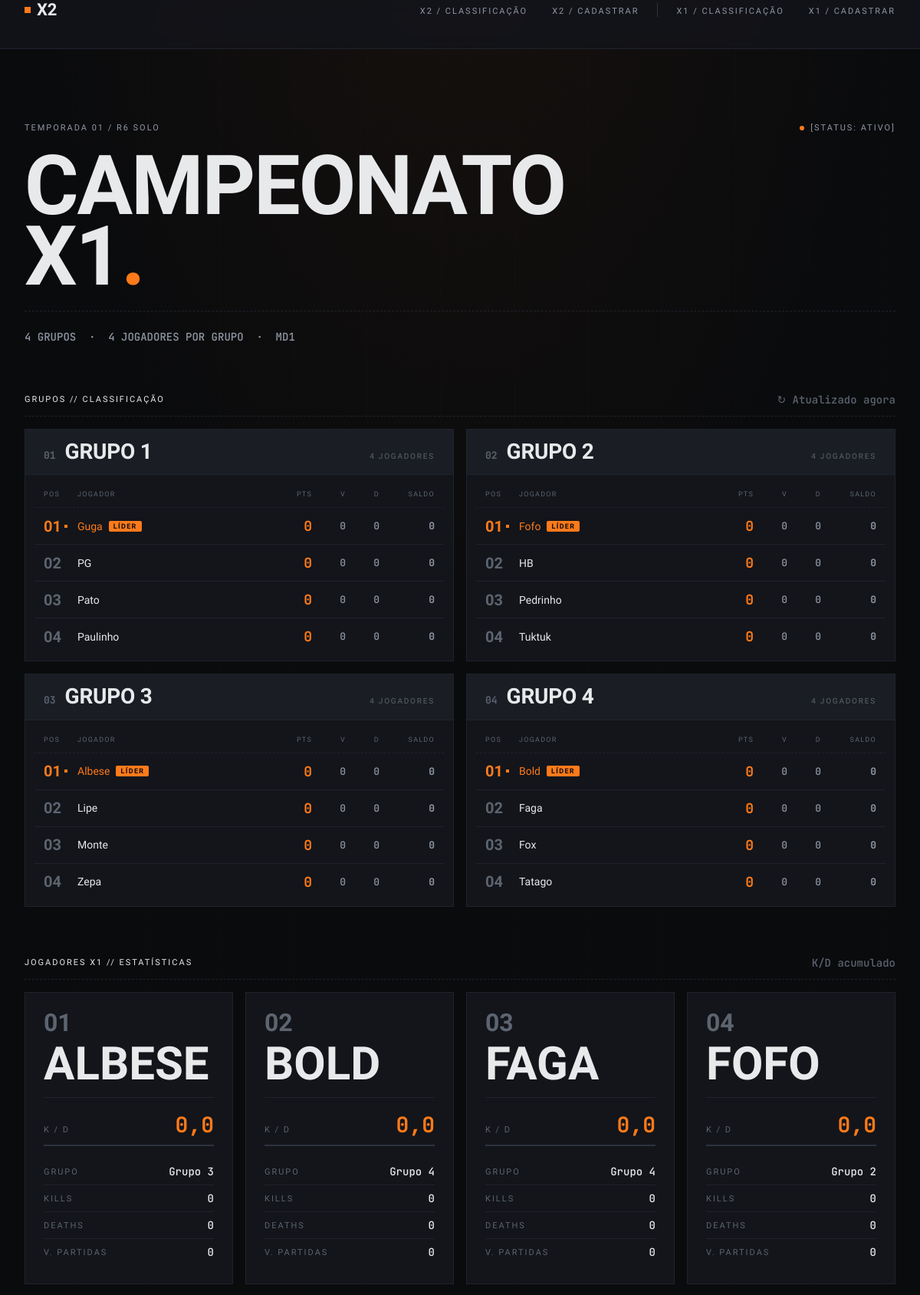
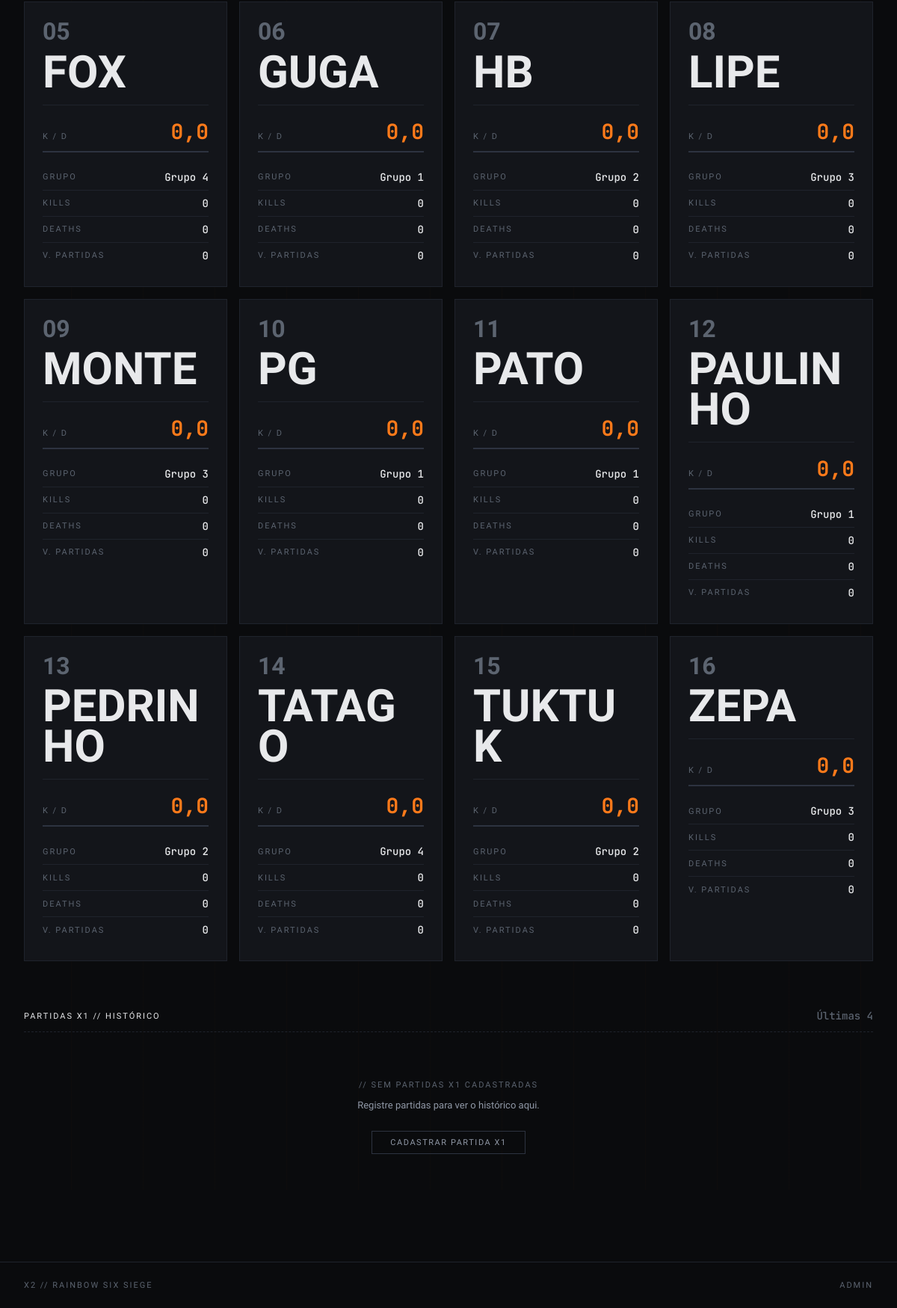
Screenshot of /x1/ with the database file from the repository (2 pictures, top to bottom).
### core/models.py (models this page shows, shortened)
class GroupX1(models.Model):
    nome = models.CharField(max_length=20, unique=True)
    ordem = models.IntegerField(default=0)
    class Meta:
        verbose_name = 'Grupo X1'
        verbose_name_plural = 'Grupos X1'
        ordering = ['ordem', 'nome']
    def jogadores_classificados(self):
        players = list(self.jogadores.all())
        players.sort(key=lambda p: (-p.x1_pontos, -p.x1_saldo_rounds, -p.x1_rounds_ganhos))
        return players

class Player(models.Model):
    nome = models.CharField(max_length=50, unique=True)
    grupo_x1 = models.ForeignKey(
        GroupX1,
        on_delete=models.SET_NULL,
        null=True,
        blank=True,
        related_name='jogadores',
    )
    class Meta:
        verbose_name = 'Jogador'
        verbose_name_plural = 'Jogadores'
        ordering = ['nome']
    def _x1_partidas_finalizadas(self):
        return X1Match.objects.filter(
            Q(jogador1=self) | Q(jogador2=self),
            tipo='PONTOS_CORRIDOS',
        )
    @property
    def x1_kills(self):
        return self.x1_match_stats.aggregate(total=Sum('kills'))['total'] or 0
    @property
    def x1_deaths(self):
        return self.x1_match_stats.aggregate(total=Sum('deaths'))['total'] or 0
    @property
    def x1_kd_ratio(self):
        d = self.x1_deaths
        if d == 0:
            return float(self.x1_kills)
        return round(self.x1_kills / d, 2)
    @property
    def x1_partidas_jogadas(self):
        return self._x1_partidas_finalizadas().count()
    @property
    def x1_vitorias(self):
        count = 0
        for m in self._x1_partidas_finalizadas():
            if m.vencedor() == self:
                count += 1
        return count
    @property
    def x1_derrotas(self):
        return self.x1_partidas_jogadas - self.x1_vitorias
    @property
    def x1_pontos(self):
        total = 0
        for m in self._x1_partidas_finalizadas():
            if m.jogador1_id == self.id:
                total += m.pontos_jogador1()
            else:
                total += m.pontos_jogador2()
        return total
    @property
    def x1_rounds_ganhos(self):
        total = 0
        for m in self._x1_partidas_finalizadas():
            if m.jogador1_id == self.id:
                total += m.rounds_jogador1
            else:
                total += m.rounds_jogador2
        return total
    @property
    def x1_rounds_perdidos(self):
        total = 0
        for m in self._x1_partidas_finalizadas():
            if m.jogador1_id == self.id:
                total += m.rounds_jogador2
            else:
                total += m.rounds_jogador1
        return total
    @property
    def x1_saldo_rounds(self):
        return self.x1_rounds_ganhos - self.x1_rounds_perdidos

### core/views.py (the view, shortened to what this page needs)
# urls.py: path('x1/', views.home_x1, name='home_x1'),
def home_x1(request):
    grupos_qs = GroupX1.objects.prefetch_related('jogadores').all()
    grupos = []
    for g in grupos_qs:
        grupos.append({
            'grupo': g,
            'jogadores': g.jogadores_classificados(),
        })
    players = list(Player.objects.exclude(grupo_x1__isnull=True))
    players.sort(key=lambda p: -p.x1_kd_ratio)
    recent_qs = (
        X1Match.objects
        .filter(tipo='PONTOS_CORRIDOS')
        .select_related('jogador1', 'jogador2')
        .prefetch_related('stats__jogador')
        .order_by('-data')[:4]
    )
    match_data = []
    return render(request, 'core/home_x1.html', {
        'grupos': grupos,
        'players': players,
        'match_data': match_data,
    })

### core/templates/core/home_x1.html (shortened to what this page needs)
{% extends 'core/base.html' %}
{% block content %}
<section class="hero" aria-label="Cabeçalho do campeonato X1">
  <div class="hero__eyebrow" data-reveal="0">
    <span class="t-eyebrow hero__eyebrow-left">Temporada 01 / R6 Solo</span>
    <span class="status-badge">
      <span class="status-dot" aria-hidden="true"></span>
      <span class="t-eyebrow">[Status: Ativo]</span>
    </span>
  </div>
  <h1 class="t-display-xl hero__title" data-reveal="1">
    CAMPEONATO<br>X1<span class="accent-dot">.</span>
  </h1>
  <hr class="divider-stencil hero__divider" data-reveal="2" aria-hidden="true">
  <p class="t-mono hero__meta" data-reveal="3">
    4 GRUPOS&nbsp;&nbsp;·&nbsp;&nbsp;4 JOGADORES POR GRUPO&nbsp;&nbsp;·&nbsp;&nbsp;MD1
  </p>
</section>
<section class="section" aria-labelledby="heading-grupos">
  <div class="section-head">
    <h2 class="t-eyebrow section-head__title" id="heading-grupos">Grupos // Classificação</h2>
    <span class="t-mono section-head__meta">↻ Atualizado agora</span>
  </div>
  <hr class="divider-stencil" style="margin-bottom: var(--space-4);" aria-hidden="true">
  {% if grupos %}
    <div class="groups-grid">
      {% for g in grupos %}
        <article class="group-card" aria-label="Classificação do {{ g.grupo.nome }}">
          <header class="group-card__head">
            <p class="t-mono group-card__num">{{ forloop.counter|stringformat:"02d" }}</p>
            <h3 class="t-display-md group-card__title">{{ g.grupo.nome|upper }}</h3>
            <span class="t-eyebrow group-card__count">{{ g.jogadores|length }} jogador{{ g.jogadores|length|pluralize:"es" }}</span>
          </header>
          {% if g.jogadores %}
            <div class="group-table" role="table">
              <div class="group-table__head" role="row">
                <div role="columnheader">Pos</div>
                <div role="columnheader">Jogador</div>
                <div role="columnheader" style="text-align:right">Pts</div>
                <div role="columnheader" style="text-align:right">V</div>
                <div role="columnheader" style="text-align:right">D</div>
                <div role="columnheader" style="text-align:right">Saldo</div>
              </div>
              {% for player in g.jogadores %}
                <div class="gr {% if forloop.first %}gr--leader{% endif %}" role="row">
                  <div class="gr__pos" role="cell">
                    <span class="gr__pos-num">{{ forloop.counter|stringformat:"02d" }}</span>
                    {% if forloop.first %}<span class="gr__lead-dot" aria-hidden="true"></span>{% endif %}
                  </div>
                  <div class="gr__name" role="cell">
                    <span class="gr__name-text">{{ player.nome }}</span>
                    {% if forloop.first %}<span class="badge-lead">Líder</span>{% endif %}
                  </div>
                  <div class="gr__pts t-mono-lg" role="cell">{{ player.x1_pontos }}</div>
                  <div class="gr__stat t-mono" role="cell">{{ player.x1_vitorias }}</div>
                  <div class="gr__stat t-mono" role="cell">{{ player.x1_derrotas }}</div>
                  <div class="gr__sld {% if player.x1_saldo_rounds > 0 %}sld-pos{% elif player.x1_saldo_rounds < 0 %}sld-neg{% endif %}"
                       role="cell">
                    {% if player.x1_saldo_rounds > 0 %}+{% endif %}{{ player.x1_saldo_rounds }}
                  </div>
                </div>
              {% endfor %}
            </div>
          {% else %}
            <p class="group-card__empty t-mono">// Sem jogadores no grupo</p>
          {% endif %}
        </article>
      {% endfor %}
    </div>
  {% else %}
    <div class="empty-state">
      <p class="t-eyebrow empty-state__title">// Sem grupos cadastrados</p>
      <p class="t-body-sm empty-state__desc">Cadastre os grupos e atribua jogadores pelo painel administrativo para iniciar o X1.</p>
      <a href="/admin/" class="btn-outline t-eyebrow">Abrir Admin</a>
    </div>
  {% endif %}
</section>
<section class="section" aria-labelledby="heading-jogadores-x1">
  <div class="section-head">
    <h2 class="t-eyebrow section-head__title" id="heading-jogadores-x1">Jogadores X1 // Estatísticas</h2>
    <span class="t-mono section-head__meta">K/D acumulado</span>
  </div>
  <hr class="divider-stencil" style="margin-bottom: var(--space-4);" aria-hidden="true">
  {% if players %}
    <div class="players-grid">
      {% for player in players %}
        <article class="player-card" data-kd="{{ player.x1_kd_ratio }}">
          <p class="t-display-md player-card__rank">{{ forloop.counter|stringformat:"02d" }}</p>
          <h3 class="t-display-lg player-card__name">{{ player.nome|upper }}</h3>
          <hr class="player-card__divider" aria-hidden="true">
          <div class="player-card__kd-row">
            <span class="t-eyebrow player-card__kd-label">K / D</span>
            <span class="t-mono-lg player-card__kd-value">{{ player.x1_kd_ratio }}</span>
          </div>
          <div class="kd-bar-track" aria-hidden="true">
          </div>
          <dl>
            <div class="player-card__stat">
              <dt class="t-eyebrow player-card__stat-label">Grupo</dt>
              <dd class="t-mono player-card__stat-value">{{ player.grupo_x1.nome|default:"—" }}</dd>
            </div>
            <div class="player-card__stat">
              <dt class="t-eyebrow player-card__stat-label">Kills</dt>
              <dd class="t-mono player-card__stat-value">{{ player.x1_kills }}</dd>
            </div>
            <div class="player-card__stat">
              <dt class="t-eyebrow player-card__stat-label">Deaths</dt>
              <dd class="t-mono player-card__stat-value">{{ player.x1_deaths }}</dd>
            </div>
            <div class="player-card__stat">
              <dt class="t-eyebrow player-card__stat-label">V. Partidas</dt>
              <dd class="t-mono player-card__stat-value">{{ player.x1_vitorias }}</dd>
            </div>
          </dl>
        </article>
      {% endfor %}
    </div>
  {% else %}
    <div class="empty-state" style="padding: var(--space-7) 0;">
      <p class="t-eyebrow empty-state__title">// Sem jogadores nos grupos</p>
      <p class="t-body-sm empty-state__desc">Atribua jogadores aos grupos pelo painel administrativo.</p>
    </div>
  {% endif %}
</section>
<section class="section" aria-labelledby="heading-historico-x1">
  <div class="section-head">
    <h2 class="t-eyebrow section-head__title" id="heading-historico-x1">Partidas X1 // Histórico</h2>
    <span class="t-mono section-head__meta">Últimas 4</span>
  </div>
  <hr class="divider-stencil" style="margin-bottom: var(--space-4);" aria-hidden="true">
  {% if match_data %}
    <div class="match-history-grid">
      {% for md in match_data %}
        {% with m=md.match %}
        <article class="match-card">
          <div class="match-card__head">
            <div class="match-card__badges">
              {% if m.rodada %}
                <span class="match-card__badge">Rod. {{ m.rodada }}</span>
              {% endif %}
              {% if m.prorrogacao %}
                <span class="match-card__badge match-card__badge--ot">OT</span>
              {% endif %}
            </div>
            <span class="t-mono match-card__date">{{ m.data|date:"d/m H:i" }}</span>
          </div>
          <div class="match-card__score">
            <div class="match-card__side {% if m.vencedor == m.jogador1 %}match-card__side--winner{% endif %}">
              <span class="match-card__side-name">{{ m.jogador1.nome }}</span>
            </div>
            <div class="match-card__nums">
              <span class="match-card__num">{{ m.rounds_jogador1 }}</span>
              <span class="match-card__sep">×</span>
              <span class="match-card__num">{{ m.rounds_jogador2 }}</span>
            </div>
            <div class="match-card__side match-card__side--right {% if m.vencedor == m.jogador2 %}match-card__side--winner{% endif %}">
              <span class="match-card__side-name">{{ m.jogador2.nome }}</span>
            </div>
          </div>
          <div class="match-card__players">
            <div class="match-card__team">
              <div class="match-card__player">
                <span class="match-card__player-name t-body-sm">{{ md.jogador1_stat.player.nome }}</span>
                {% if md.jogador1_stat.kills is not None %}
                  <span class="match-card__player-kd">
                    <span class="k">{{ md.jogador1_stat.kills }}K</span>&nbsp;/&nbsp;<span class="d">{{ md.jogador1_stat.deaths }}D</span>
                  </span>
                {% else %}
                  <span class="match-card__player-kd" style="font-style:italic">—</span>
                {% endif %}
              </div>
            </div>
            <div class="match-card__team">
              <div class="match-card__player">
                <span class="match-card__player-name t-body-sm">{{ md.jogador2_stat.player.nome }}</span>
                {% if md.jogador2_stat.kills is not None %}
                  <span class="match-card__player-kd">
                    <span class="k">{{ md.jogador2_stat.kills }}K</span>&nbsp;/&nbsp;<span class="d">{{ md.jogador2_stat.deaths }}D</span>
                  </span>
                {% else %}
                  <span class="match-card__player-kd" style="font-style:italic">—</span>
                {% endif %}
              </div>
            </div>
          </div>
        </article>
        {% endwith %}
      {% endfor %}
    </div>
  {% else %}
    <div class="empty-state" style="padding: var(--space-7) 0;">
      <p class="t-eyebrow empty-state__title">// Sem partidas X1 cadastradas</p>
      <p class="t-body-sm empty-state__desc">Registre partidas para ver o histórico aqui.</p>
      <a href="{% url 'cadastrar_partida_x1' %}" class="btn-outline t-eyebrow">Cadastrar Partida X1</a>
    </div>
  {% endif %}
</section>
{% endblock %}

### core/templates/core/base.html (shortened to what this page needs)
{% load static %}<!DOCTYPE html>
<html lang="pt-BR">
<head>
  <link rel="stylesheet" href="{% static 'core/css/tokens.css' %}?v=3">
  <link rel="stylesheet" href="{% static 'core/css/base.css' %}?v=3">
  <link rel="stylesheet" href="{% static 'core/css/components.css' %}?v=3">
  <link rel="stylesheet" href="{% static 'core/css/pages.css' %}?v=3">
</head>
<body>
  <header>
    <nav class="navbar" aria-label="Navegação principal">
      <div class="container">
        <div class="navbar__inner">
          <a href="{% url 'home' %}" class="navbar__logo" aria-label="Campeonato X2 — início">
            <span class="navbar__logo-dot" aria-hidden="true"></span>
            X2
          </a>
          <ul class="navbar__links" id="nav-links" role="list">
            <li class="navbar__item">
              <a href="{% url 'home' %}" class="navbar__link">X2 / Classificação</a>
            </li>
            <li class="navbar__item">
              <a href="{% url 'cadastrar_partida' %}" class="navbar__link">X2 / Cadastrar</a>
            </li>
            <li class="navbar__item">
              <a href="{% url 'home_x1' %}" class="navbar__link">X1 / Classificação</a>
            </li>
            <li class="navbar__item">
              <a href="{% url 'cadastrar_partida_x1' %}" class="navbar__link">X1 / Cadastrar</a>
            </li>
          </ul>
        </div>
      </div>
    </nav>
  </header>
  <main>
    <div class="container">
      {% block content %}{% endblock %}
    </div>
  </main>
  <footer style="border-top: 1px solid var(--line-subtle); margin-top: var(--space-9);">
    <div class="container" style="padding-top: var(--space-5); padding-bottom: var(--space-5); display: flex; justify-content: space-between; align-items: center;">
      <span class="t-eyebrow" style="color: var(--text-muted)">X2 // Rainbow Six Siege</span>
      <a href="/admin/" class="t-eyebrow" style="color: var(--text-muted)">Admin</a>
    </div>
  </footer>
</body>
</html>

### rows the page displays
GroupX1: grupo.nome "GRUPO 1", jogadores|length "4"
Player: nome "Guga", shows "LÍDER", x1_pontos "0", x1_vitorias "0", x1_derrotas "0", x1_saldo_rounds "0", nome "GUGA", x1_kd_ratio "0,0", grupo_x1.nome "Grupo 1", x1_kills "0", x1_deaths "0"
Player: nome "PG", x1_pontos "0", x1_vitorias "0", x1_derrotas "0", x1_saldo_rounds "0", x1_kd_ratio "0,0", grupo_x1.nome "Grupo 1", x1_kills "0", x1_deaths "0"
Player: nome "Pato", x1_pontos "0", x1_vitorias "0", x1_derrotas "0", x1_saldo_rounds "0", nome "PATO", x1_kd_ratio "0,0", grupo_x1.nome "Grupo 1", x1_kills "0", x1_deaths "0"
Player: nome "Paulinho", x1_pontos "0", x1_vitorias "0", x1_derrotas "0", x1_saldo_rounds "0", nome "PAULINHO", x1_kd_ratio "0,0", grupo_x1.nome "Grupo 1", x1_kills "0", x1_deaths "0"
GroupX1: grupo.nome "GRUPO 2", jogadores|length "4"
Player: nome "Fofo", shows "LÍDER", x1_pontos "0", x1_vitorias "0", x1_derrotas "0", x1_saldo_rounds "0", nome "FOFO", x1_kd_ratio "0,0", grupo_x1.nome "Grupo 2", x1_kills "0", x1_deaths "0"
Player: nome "HB", x1_pontos "0", x1_vitorias "0", x1_derrotas "0", x1_saldo_rounds "0", x1_kd_ratio "0,0", grupo_x1.nome "Grupo 2", x1_kills "0", x1_deaths "0"
Player: nome "Pedrinho", x1_pontos "0", x1_vitorias "0", x1_derrotas "0", x1_saldo_rounds "0", nome "PEDRINHO", x1_kd_ratio "0,0", grupo_x1.nome "Grupo 2", x1_kills "0", x1_deaths "0"
Player: nome "Tuktuk", x1_pontos "0", x1_vitorias "0", x1_derrotas "0", x1_saldo_rounds "0", nome "TUKTUK", x1_kd_ratio "0,0", grupo_x1.nome "Grupo 2", x1_kills "0", x1_deaths "0"
GroupX1: grupo.nome "GRUPO 3", jogadores|length "4"
Player: nome "Albese", shows "LÍDER", x1_pontos "0", x1_vitorias "0", x1_derrotas "0", x1_saldo_rounds "0", nome "ALBESE", x1_kd_ratio "0,0", grupo_x1.nome "Grupo 3", x1_kills "0", x1_deaths "0"
Player: nome "Lipe", x1_pontos "0", x1_vitorias "0", x1_derrotas "0", x1_saldo_rounds "0", nome "LIPE", x1_kd_ratio "0,0", grupo_x1.nome "Grupo 3", x1_kills "0", x1_deaths "0"
Player: nome "Monte", x1_pontos "0", x1_vitorias "0", x1_derrotas "0", x1_saldo_rounds "0", nome "MONTE", x1_kd_ratio "0,0", grupo_x1.nome "Grupo 3", x1_kills "0", x1_deaths "0"
Player: nome "Zepa", x1_pontos "0", x1_vitorias "0", x1_derrotas "0", x1_saldo_rounds "0", nome "ZEPA", x1_kd_ratio "0,0", grupo_x1.nome "Grupo 3", x1_kills "0", x1_deaths "0"
GroupX1: grupo.nome "GRUPO 4", jogadores|length "4"
Player: nome "Bold", shows "LÍDER", x1_pontos "0", x1_vitorias "0", x1_derrotas "0", x1_saldo_rounds "0", nome "BOLD", x1_kd_ratio "0,0", grupo_x1.nome "Grupo 4", x1_kills "0", x1_deaths "0"
Player: nome "Faga", x1_pontos "0", x1_vitorias "0", x1_derrotas "0", x1_saldo_rounds "0", nome "FAGA", x1_kd_ratio "0,0", grupo_x1.nome "Grupo 4", x1_kills "0", x1_deaths "0"
Player: nome "Fox", x1_pontos "0", x1_vitorias "0", x1_derrotas "0", x1_saldo_rounds "0", nome "FOX", x1_kd_ratio "0,0", grupo_x1.nome "Grupo 4", x1_kills "0", x1_deaths "0"
Player: nome "Tatago", x1_pontos "0", x1_vitorias "0", x1_derrotas "0", x1_saldo_rounds "0", nome "TATAGO", x1_kd_ratio "0,0", grupo_x1.nome "Grupo 4", x1_kills "0", x1_deaths "0"
